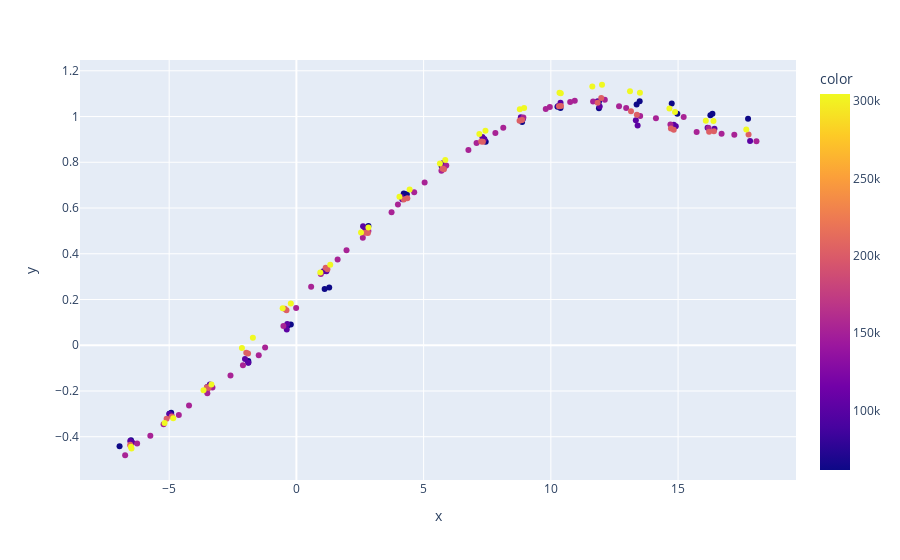

The cell this chart's notebook holds for it:
### Code cell
import plotly.express as px

px.scatter(x=afoil.lift.alpha, y=afoil.lift.Cl, color=afoil.lift.re)

### Figure 1 — Plotly figure (JSON) as saved in the notebook; plotly's stock layout.template omitted (floating-point values rounded to 4 significant figures; data arrays with more than 128 entries replaced by an {"elided": "..."} marker saying what was removed)
{"data": [{"hovertemplate": "x=%{x}<br>y=%{y}<br>color=%{marker.color}<extra></extra>", "legendgroup": "", "marker": {"color": {"elided": "181 int values"}, "coloraxis": "coloraxis", "symbol": "circle"}, "mode": "markers", "name": "", "orientation": "v", "showlegend": false, "type": "scatter", "x": {"elided": "181 float values"}, "xaxis": "x", "y": {"elided": "181 float values"}, "yaxis": "y"}], "layout": {"coloraxis": {"colorbar": {"title": {"text": "color"}}, "colorscale": [[0, "#0d0887"], [0.1111, "#46039f"], [0.2222, "#7201a8"], [0.3333, "#9c179e"], [0.4444, "#bd3786"], [0.5556, "#d8576b"], [0.6667, "#ed7953"], [0.7778, "#fb9f3a"], [0.8889, "#fdca26"], [1, "#f0f921"]]}, "legend": {"tracegroupgap": 0}, "margin": {"t": 60}, "xaxis": {"anchor": "y", "domain": [0, 1], "title": {"text": "x"}}, "yaxis": {"anchor": "x", "domain": [0, 1], "title": {"text": "y"}}}}
